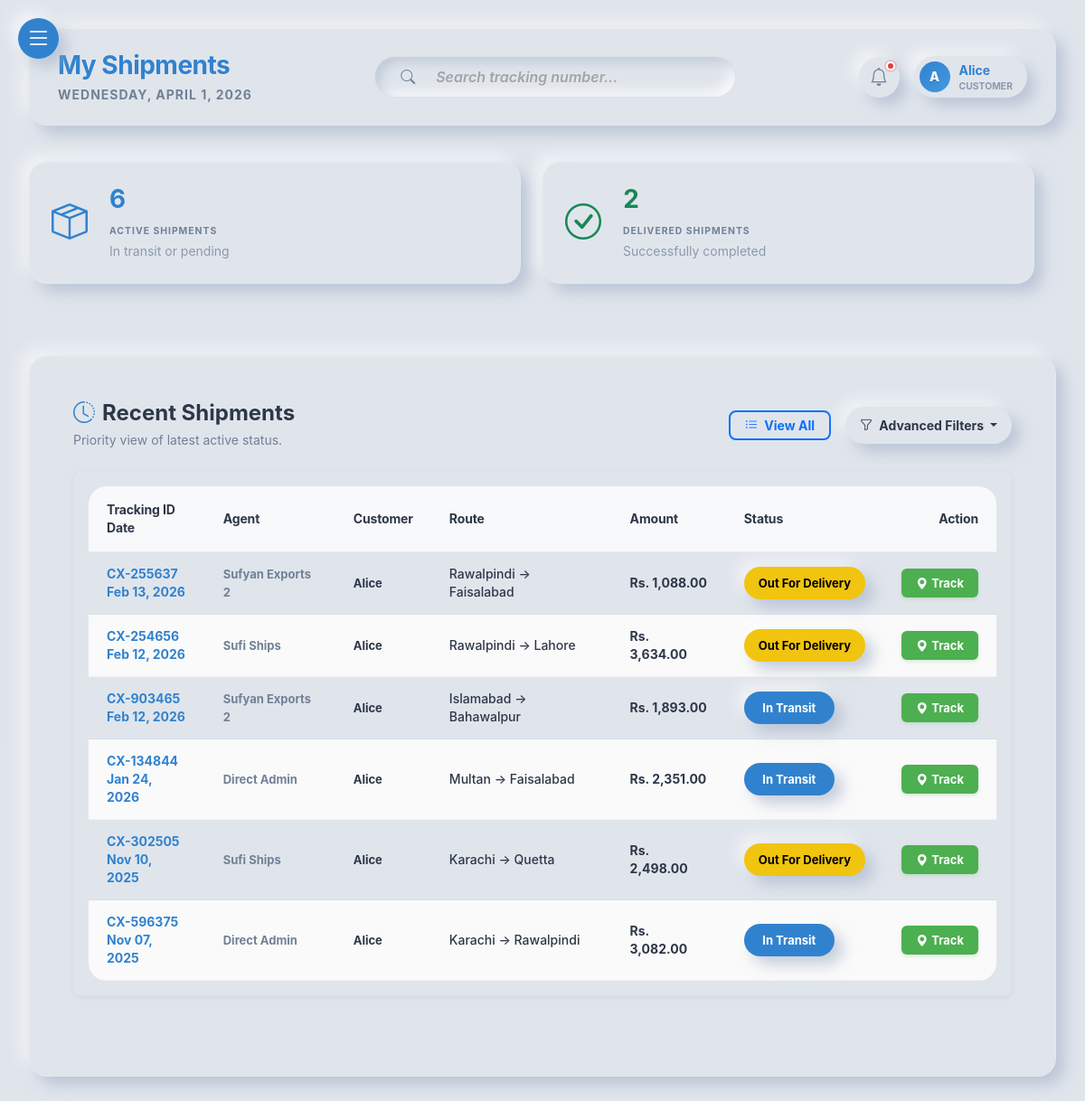
The app's page /customer/dashboard.php (signed in), older data.
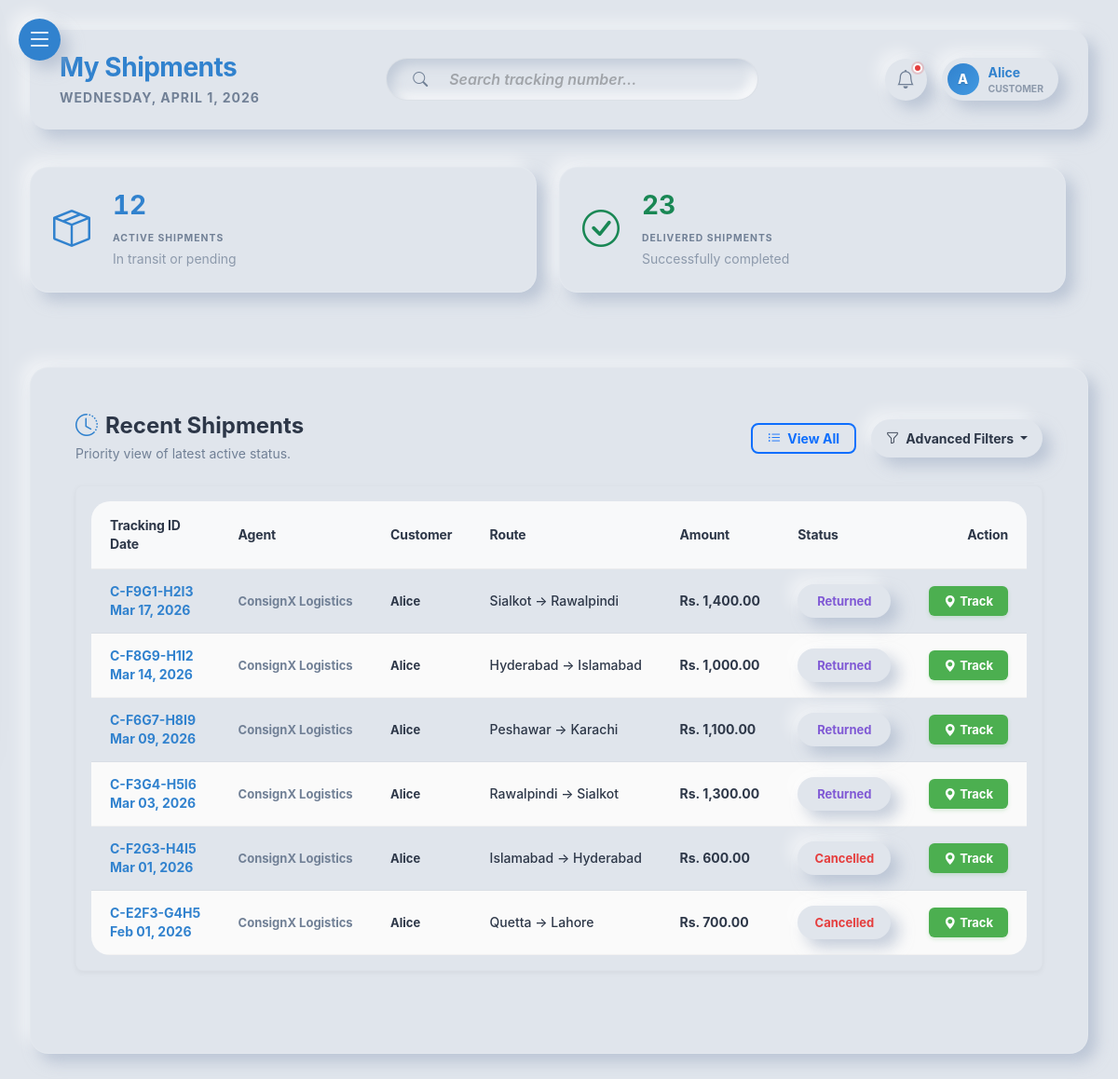
The same page, newer data.
### tables this page shows
CREATE TABLE `shipments` (
  `id` int(11) NOT NULL,
  `tracking_number` varchar(50) NOT NULL,
  `agent_id` int(11) DEFAULT NULL,
  `customer_id` int(11) NOT NULL,
  `origin_city_id` int(11) NOT NULL,
  `destination_city_id` int(11) NOT NULL,
  `recipient_name` varchar(100) NOT NULL,
  `recipient_phone` varchar(20) NOT NULL,
  `recipient_address` text NOT NULL,
  `weight` decimal(10,2) NOT NULL COMMENT 'Weight in kg',
  `price` decimal(10,2) NOT NULL,
  `status` enum('Pending','Picked Up','In Transit','Out For Delivery','Delivered','Returned','Cancelled') NOT NULL DEFAULT 'Pending',
  `created_at` timestamp NOT NULL DEFAULT current_timestamp(),
  `updated_at` timestamp NOT NULL DEFAULT current_timestamp() ON UPDATE current_timestamp()
);

CREATE TABLE `agents` (
  `id` int(11) NOT NULL,
  `name` varchar(100) NOT NULL,
  `company_name` varchar(150) NOT NULL,
  `username` varchar(50) DEFAULT NULL,
  `email` varchar(100) NOT NULL,
  `phone` varchar(20) NOT NULL,
  `password_hash` varchar(255) NOT NULL,
  `status` enum('active','inactive') NOT NULL DEFAULT 'active',
  `created_at` timestamp NOT NULL DEFAULT current_timestamp(),
  `profile_image` varchar(255) DEFAULT NULL
);

CREATE TABLE `customers` (
  `id` int(11) NOT NULL,
  `name` varchar(100) NOT NULL,
  `email` varchar(100) NOT NULL,
  `phone` varchar(20) NOT NULL,
  `password_hash` varchar(255) NOT NULL,
  `created_at` timestamp NOT NULL DEFAULT current_timestamp(),
  `profile_image` varchar(255) DEFAULT NULL
);

CREATE TABLE `cities` (
  `id` int(11) NOT NULL,
  `name` varchar(100) NOT NULL,
  `state` varchar(100) NOT NULL
);

### includes/functions.php (called while the page is built, shortened)
<?php
function escape($string)
{
    return htmlspecialchars($string, ENT_QUOTES, 'UTF-8');
}
function format_currency($amount)
{
    return 'Rs. ' . number_format((float) $amount, 2);
}
?>

### customer/dashboard.php (the view, shortened to what the changed rows need)
<?php
require_once '../includes/db.php';
require_once '../includes/functions.php';
$customer_id = current_user_id();
try {
    $stmt = $pdo->prepare("
        SELECT s.*,
               orig.name as origin_city, dest.name as dest_city,
               a.company_name as agent_name,
               c.name as customer_name
        FROM shipments s
        LEFT JOIN cities orig ON s.origin_city_id = orig.id
        LEFT JOIN cities dest ON s.destination_city_id = dest.id
        LEFT JOIN agents a ON s.agent_id = a.id
        LEFT JOIN customers c ON s.customer_id = c.id
        WHERE s.customer_id = ? AND s.status != 'Delivered'
        ORDER BY s.created_at DESC
        LIMIT 6
    ");
    $stmt->execute([$customer_id]);
    $shipments = $stmt->fetchAll();
    $stmt = $pdo->prepare("SELECT COUNT(*) FROM shipments WHERE customer_id = ? AND status NOT IN ('Delivered', 'Cancelled', 'Returned')");
    $stmt->execute([$customer_id]);
    $active_count = $stmt->fetchColumn();
    $stmt = $pdo->prepare("SELECT COUNT(*) FROM shipments WHERE customer_id = ? AND status = 'Delivered'");
    $stmt->execute([$customer_id]);
    $delivered_count = $stmt->fetchColumn();
} catch (PDOException $e) {
    $msg = display_alert("Failed to load your shipments.", "danger");
    $shipments = [];
    $active_count = 0;
    $delivered_count = 0;
}
?>
<!DOCTYPE html>
<html lang="en">
<head>
    <link href="https://cdn.jsdelivr.net/npm/bootstrap@5.3.0/dist/css/bootstrap.min.css" rel="stylesheet">
    <link rel="stylesheet" href="https://cdn.jsdelivr.net/npm/bootstrap-icons@1.11.1/font/bootstrap-icons.css">
    <link rel="stylesheet" href="../assets/css/style.css">
    <link rel="stylesheet" href="../assets/css/neumorphism.css">
</head>
<body class="neumorphic-bg">
    <div class="admin-wrapper">
        <main class="main-content">
            <?php
            require_once '../includes/top_header.php';
            ?>
            <div class="container-fluid px-0">
                <div class="row g-4 mb-5">
                    <div class="col-md-6">
                        <div class="neumorphic-card p-4 d-flex align-items-center kpi-card animate-fade-in"
                            style="animation-delay: 0.1s;">
                            <div>
                                <h3 class="fw-bold text-primary mb-1 kpi-number" data-target="<?= $active_count ?>">
                                    <?= number_format($active_count) ?></h3>
                                <span class="text-muted fw-bold text-uppercase smaller letter-spacing-1">Active
                                    Shipments</span>
                                <br><small class="text-muted opacity-75">In transit or pending</small>
                            </div>
                        </div>
                    </div>
                    <div class="col-md-6">
                        <div class="neumorphic-card p-4 d-flex align-items-center kpi-card animate-fade-in"
                            style="animation-delay: 0.2s;">
                            <div>
                                <h3 class="fw-bold text-success mb-1 kpi-number" data-target="<?= $delivered_count ?>">
                                    <?= number_format($delivered_count) ?></h3>
                                <span class="text-muted fw-bold text-uppercase smaller letter-spacing-1">Delivered
                                    Shipments</span>
                                <br><small class="text-muted opacity-75">Successfully completed</small>
                            </div>
                        </div>
                    </div>
                </div>
                <div class="neumorphic-card p-4 p-md-5 mb-5">
                    <div class="premium-table-container mt-4">
                        <div class="table-responsive" id="shipmentsTableContainer">
                            <table class="premium-table" id="recentShipmentsTable">
                                <thead>
                                    <tr>
                                        <th>Tracking ID <br> Date</th>
                                        <th>Agent</th>
                                        <th>Customer</th>
                                        <th>Route</th>
                                        <th>Amount</th>
                                        <th>Status</th>
                                        <th class="text-end">Action</th>
                                    </tr>
                                </thead>
                                <tbody id="shipmentsTableBody">
                                    <?php if (empty($shipments)): ?>
                                    <tr>
                                        <td colspan="7" class="text-center text-muted py-5">No matching shipments found.
                                        </td>
                                    </tr>
                                    <?php else: ?>
                                    <?php foreach (array_slice($shipments, 0, 6) as $ship): ?>
                                    <tr class="shipment-row">
                                        <td class="fw-bold text-primary">
                                            <?= escape($ship['tracking_number']), "<br>",date('M d, Y', strtotime($ship['created_at']))  ?>
                                        </td>
                                        <td class="small fw-bold text-muted">
                                            <?= escape($ship['agent_name'] ?? 'Direct Admin') ?></td>
                                        <td>
                                            <div class="fw-bold small"><?= escape($ship['customer_name']) ?></div>
                                        </td>
                                        <td class="fw-medium"><?= escape($ship['origin_city']) ?> &rarr;
                                            <?= escape($ship['dest_city']) ?></td>
                                        <td class="fw-bold"><?= format_currency($ship['price']) ?></td>
                                        <td>
                                            <?php
                                                $bg = match ($ship['status']) {
                                                    'Pending' => 'status-pending',
                                                    'Delivered' => 'status-delivered',
                                                    'Cancelled' => 'status-cancelled',
                                                    'Returned' => 'status-returned',
                                                    'Picked Up' => 'status-picked-up',
                                                    'Out For Delivery' => 'status-out-delivery',
                                                    default => 'status-transit'
                                                };
                                                ?>
                                            <span
                                                class="badge-neumorphic <?= $bg ?> small fw-bold"><?= escape($ship['status']) ?></span>
                                        </td>
                                        <td class="text-end">
                                            <a href="track_shipment.php?tracking_number=<?= $ship['tracking_number'] ?>"
                                                class="btn-track">
                                                <i class="bi bi-geo-alt-fill me-1"></i> Track
                                            </a>
                                        </td>
                                    </tr>
                                    <?php endforeach; ?>
                                    <?php endif; ?>
                                </tbody>
                            </table>
                        </div>
                    </div>
                </div>
            </div>
        </main>
    </div>
</body>
</html>

Row changes from the older to the newer data that the page shows:
removed shipments: tracking_number "CX-255637", created_at "Feb 13, 2026", agent.company_name "Sufyan Exports 2", customer.name "Alice", origin_city.name "Rawalpindi", destination_city.name "Faisalabad", price "Rs. 1,088.00", status "Out For Delivery"
removed shipments: tracking_number "CX-254656", created_at "Feb 12, 2026", agent.company_name "Sufi Ships", customer.name "Alice", origin_city.name "Rawalpindi", destination_city.name "Lahore", price "Rs. 3,634.00", status "Out For Delivery"
removed shipments: tracking_number "CX-903465", created_at "Feb 12, 2026", agent.company_name "Sufyan Exports 2", customer.name "Alice", origin_city.name "Islamabad", destination_city.name "Bahawalpur", price "Rs. 1,893.00", status "In Transit"
removed shipments: tracking_number "CX-134844", created_at "Jan 24, 2026", agent_name "Direct Admin", customer.name "Alice", origin_city.name "Multan", destination_city.name "Faisalabad", price "Rs. 2,351.00", status "In Transit"
no longer on this page (row edited): shipments: tracking_number "CX-302505", created_at "Nov 10, 2025", agent.company_name "Sufi Ships", customer.name "Alice", origin_city.name "Karachi", destination_city.name "Quetta", price "Rs. 2,498.00", status "Out For Delivery"
no longer on this page (row edited): shipments: tracking_number "CX-596375", created_at "Nov 07, 2025", agent_name "Direct Admin", customer.name "Alice", origin_city.name "Karachi", destination_city.name "Rawalpindi", price "Rs. 3,082.00", status "In Transit"
added shipments: tracking_number "C-F9G1-H2I3", created_at "Mar 17, 2026", agent.company_name "ConsignX Logistics", customer.name "Alice", origin_city.name "Sialkot", destination_city.name "Rawalpindi", price "Rs. 1,400.00", status "Returned"
added shipments: tracking_number "C-F8G9-H1I2", created_at "Mar 14, 2026", agent.company_name "ConsignX Logistics", customer.name "Alice", origin_city.name "Hyderabad", destination_city.name "Islamabad", price "Rs. 1,000.00", status "Returned"
now on this page (row edited): shipments: tracking_number "C-F6G7-H8I9", created_at "Mar 09, 2026", agent.company_name "ConsignX Logistics", customer.name "Alice", origin_city.name "Peshawar", destination_city.name "Karachi", price "Rs. 1,100.00", status "Returned"
added shipments: tracking_number "C-F3G4-H5I6", created_at "Mar 03, 2026", agent.company_name "ConsignX Logistics", customer.name "Alice", origin_city.name "Rawalpindi", destination_city.name "Sialkot", price "Rs. 1,300.00", status "Returned"
now on this page (row edited): shipments: tracking_number "C-F2G3-H4I5", created_at "Mar 01, 2026", agent.company_name "ConsignX Logistics", customer.name "Alice", origin_city.name "Islamabad", destination_city.name "Hyderabad", price "Rs. 600.00", status "Cancelled"
added shipments: tracking_number "C-E2F3-G4H5", created_at "Feb 01, 2026", agent.company_name "ConsignX Logistics", customer.name "Alice", origin_city.name "Quetta", destination_city.name "Lahore", price "Rs. 700.00", status "Cancelled"
Text that changed along with them:
$active_count: "6" → "12"
$delivered_count: "2" → "23"
